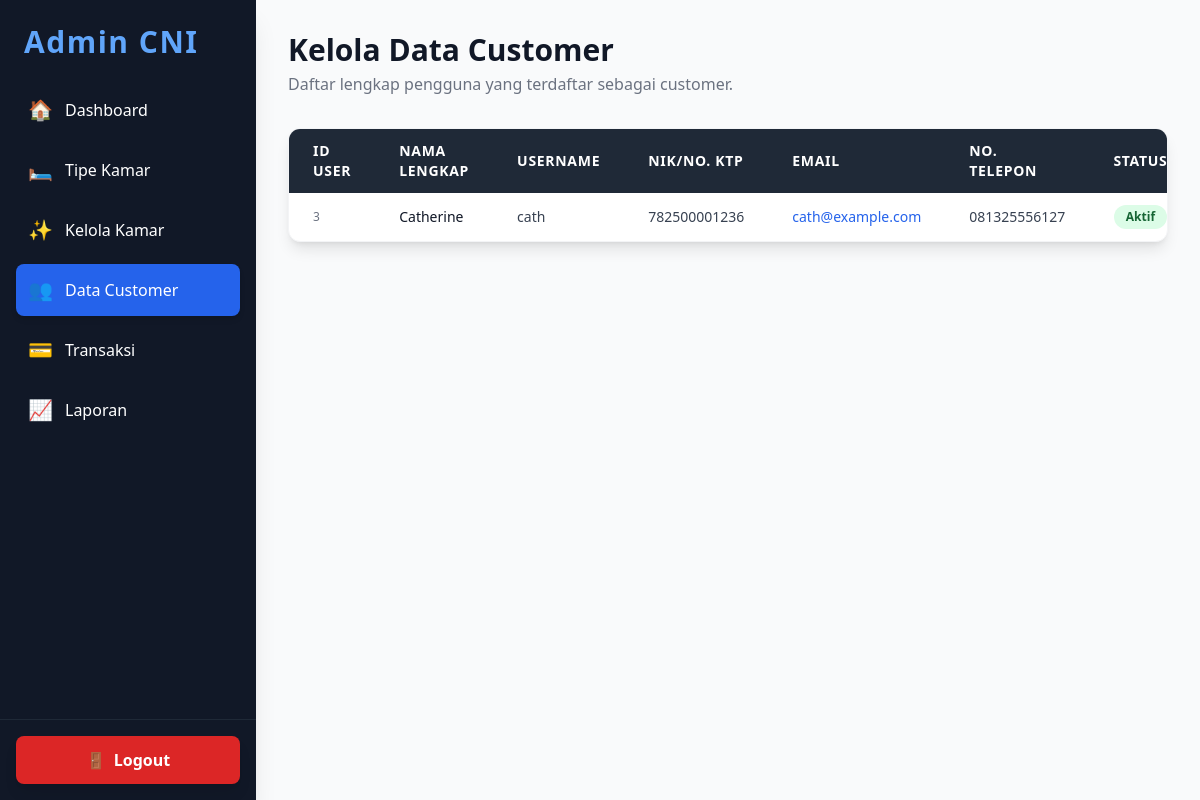
The app's page /admin/daftar_kelola_dataCustomer.php (signed in) with its own data.
### tables this page shows
CREATE TABLE `users` (
  `id_user` int(11) NOT NULL,
  `nama_lengkap` varchar(100) NOT NULL,
  `username` varchar(50) NOT NULL,
  `password` varchar(255) NOT NULL,
  `email` varchar(100) NOT NULL,
  `no_telp` varchar(20) NOT NULL,
  `no_ktp` varchar(20) DEFAULT NULL,
  `role` enum('admin','resepsionis','customer') NOT NULL,
  `created_at` timestamp NOT NULL DEFAULT current_timestamp(),
  `status` enum('active','inactive') NOT NULL DEFAULT 'active'
);

### admin/daftar_kelola_dataCustomer.php (the view, shortened to what this page needs)
<?php
require '../koneksi.php';
$query = "SELECT id_user, nama_lengkap, username, no_ktp, email, no_telp, status
          FROM users
          WHERE role = 'customer'
          ORDER BY nama_lengkap ASC";
$stmt = $conn->prepare($query);
$stmt->execute();
$result = $stmt->get_result();
?>
<!DOCTYPE html>
<html lang="en">
<head>
    <script src="https://cdn.tailwindcss.com"></script>
</head>
<body class="bg-gray-50 text-gray-800">
    <div class="flex h-screen overflow-hidden">
        <nav class="w-64 bg-gray-900 text-white flex flex-col h-full shadow-xl">
            <div class="p-6">
                <h2 class="text-3xl font-bold tracking-wider text-blue-400">Admin CNI</h2>
            </div>
            <ul class="flex-1 px-4 space-y-2 overflow-y-auto">
                <li><a href="dashboard_admin.php" class="flex items-center p-3 hover:bg-gray-800 rounded-lg transition-colors"><span class="mr-3 text-xl">🏠</span>Dashboard</a></li>
                <li><a href="daftar_kelola_tipekamar.php" class="flex items-center p-3 hover:bg-blue-600 rounded-lg transition-colors"><span class="mr-3 text-xl">🛏️</span>Tipe Kamar</a></li>
                <li><a href="daftar_kelola_kamar.php" class="flex items-center p-3 hover:bg-gray-800 rounded-lg transition-colors"><span class="mr-3 text-xl">✨</span>Kelola Kamar</a></li>
                <li><a href="daftar_kelola_dataCustomer.php" class="flex items-center p-3 bg-blue-600 rounded-lg shadow-md"><span class="mr-3 text-xl">👥</span>Data Customer</a></li>
                <li><a href="daftar_kelola_transaksi.php" class="flex items-center p-3 hover:bg-gray-800 rounded-lg transition-colors"><span class="mr-3 text-xl">💳</span>Transaksi</a></li>
                <li><a href="laporan.php" class="flex items-center p-3 hover:bg-gray-800 rounded-lg transition-colors"><span class="mr-3 text-xl">📈</span>Laporan</a></li>
            </ul>
             <div class="p-4 border-t border-gray-800">
                <a href="../logout.php" class="flex items-center justify-center p-3 bg-red-600 hover:bg-red-700 rounded-lg transition-colors font-semibold shadow-lg">
                    <span class="mr-2">🚪</span> Logout
                </a>
            </div>
        </nav>
        <main class="flex-1 p-6 md:p-8 overflow-y-auto">
            <div class="flex justify-between items-end mb-8">
                <div>
                    <h1 class="text-3xl font-bold text-gray-900">Kelola Data Customer</h1>
                    <p class="text-gray-500 mt-1">Daftar lengkap pengguna yang terdaftar sebagai customer.</p>
                </div>
                </div>
            <div class="bg-white rounded-xl shadow-lg border border-gray-100 overflow-hidden">
                <div class="overflow-x-auto">
                    <table class="min-w-full text-sm text-left">
                        <thead class="bg-gray-800 text-white uppercase tracking-wider">
                            <tr>
                                <th class="py-3 px-6">ID User</th>
                                <th class="py-3 px-6">Nama Lengkap</th>
                                <th class="py-3 px-6">Username</th>
                                <th class="py-3 px-6">NIK/No. KTP</th>
                                <th class="py-3 px-6">Email</th>
                                <th class="py-3 px-6">No. Telepon</th>
                                <th class="py-3 px-6 text-center">Status</th> <th class="py-3 px-6 text-center">Aksi</th>
                            </tr>
                        </thead>
                        <tbody class="divide-y divide-gray-200">
                            <?php if ($result->num_rows > 0): ?>
                                <?php while ($row = $result->fetch_assoc()): ?>
                                    <tr class="hover:bg-gray-50">
                                        <td class="py-3 px-6 text-xs text-gray-500"><?php echo $row['id_user']; ?></td>
                                        <td class="py-3 px-6 font-medium text-gray-900"><?php echo htmlspecialchars($row['nama_lengkap']); ?></td>
                                        <td class="py-3 px-6 text-gray-700"><?php echo htmlspecialchars($row['username']); ?></td>
                                        <td class="py-3 px-6 text-gray-700"><?php echo htmlspecialchars($row['no_ktp']); ?></td>
                                        <td class="py-3 px-6 text-blue-600 hover:underline"><?php echo htmlspecialchars($row['email']); ?></td>
                                        <td class="py-3 px-6 text-gray-700"><?php echo htmlspecialchars($row['no_telp']); ?></td>
                                        <td class="py-3 px-6 text-center">
                                            <?php
                                            $status_class = ($row['status'] == 'active') ? 'bg-green-100 text-green-800' : 'bg-red-100 text-red-800';
                                            $status_text = ($row['status'] == 'active') ? 'Aktif' : 'Nonaktif';
                                            ?>
                                            <span class="inline-flex items-center px-3 py-1 text-xs font-semibold rounded-full <?php echo $status_class; ?>">
                                                <?php echo $status_text; ?>
                                            </span>
                                        </td>
                                    </tr>
                                <?php endwhile; ?>
                            <?php endif; ?>
                        </tbody>
                    </table>
                </div>
            </div>
        </main>
    </div>
</body>
</html>

### records on screen
users: id_user "3", nama_lengkap "Catherine", username "cath", no_ktp "782500001236", email "cath@example.com", no_telp "081325556127", status "Aktif"
